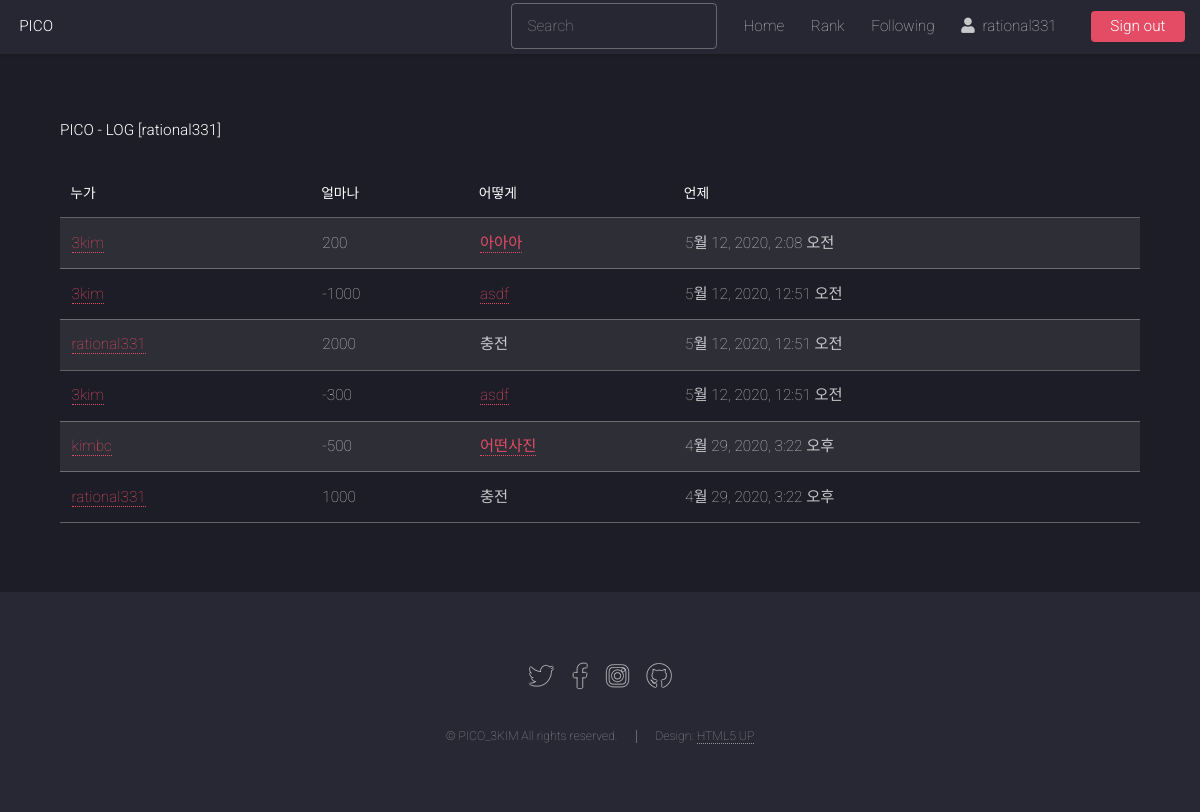
/log/user/rational331 (signed in), run on an earlier commit of the app's database.
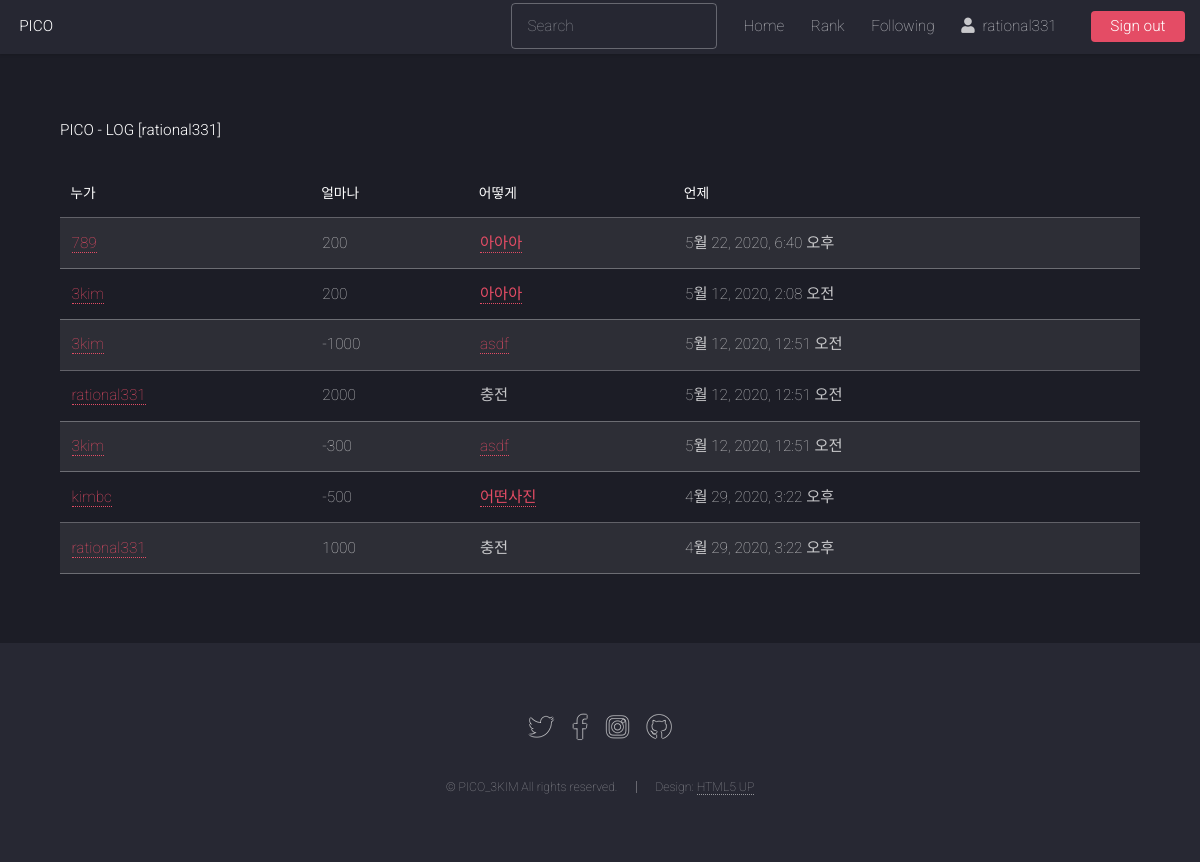
And on a later commit of the database.
### core/models.py (models this page shows, shortened)
class ProfilePicoInfoLog(models.Model):
    profile = models.ForeignKey(Profile, on_delete=models.CASCADE, verbose_name='PROFILE')
    donator = models.ForeignKey(User, on_delete=models.DO_NOTHING, verbose_name='DONATOR', null=True)
    PICOIN = models.IntegerField(default=0, verbose_name='PICOIN')
    where = models.ForeignKey(Photo, on_delete=models.PROTECT, verbose_name='WHERE', null=True)
    donate_dt = models.DateTimeField('Donation Datetime', auto_now_add=True, null=True)
    class Meta:
        ordering = ('-donate_dt', )

### photo/models.py (models this page shows, shortened)
class Photo(models.Model):
    title = models.CharField('TITLE', max_length=30)
    description = models.TextField('Photo Description', blank=True)
    tags = TaggableManager(blank=True)
    PICOIN = models.PositiveIntegerField(default=0, verbose_name='PICOIN')
    image = models.ImageField('IMAGE', upload_to='SorlPhoto/%Y')
    upload_dt = models.DateTimeField('Upload Date', auto_now_add=True)
    owner = models.ForeignKey(User, on_delete=models.CASCADE, verbose_name='OWNER', blank=True, null=True)
    def __str__(self):
        return self.title

### core/views.py (the view)
# urls.py: path('log/user/<str:username>', MyPicoLog.as_view(), name='mypicolog'),
class MyPicoLog(LoginRequiredMixin, TemplateView):
    template_name = 'mypicolog.html'
    def get(self, request, username):
        user = None
        try:
            user = User.objects.get(username=username)
        except:
            raise Http404()
        if(request.user.username != username):
            return self.handle_no_permission()
        profile = user.profile
        logging = ProfilePicoInfoLog.objects.filter(profile=profile,)
        return render(request, 'mypicolog.html', {'object_list': logging})

### templates/mypicolog.html (shortened to what this page needs)
{% extends "base.html" %}
{% load widget_tweaks %}
{% block content %}
<h1>PICO - LOG [{{ request.user.username }}]</h1>
<br>
<table class="table table-bordered table-condensed table-striped">
    <thead>
        <tr class="table-primary">
            <th>누가</th>
            <th>얼마나</th>
            <th>어떻게</th>
            <th>언제</th>
        </tr>
    </thead>
    <tbody>
        {% for item in object_list %}
        <tr class="table-secondary">
            <td><a href="{% url 'profile' item.donator.username %}">{{ item.donator }}</a></td>
            <td>{{ item.PICOIN }}</td>
            {% if item.where %}
            <td><a href="{% url 'photo:photo_detail' item.where.id %}">{{ item.where }}</a></td>
            {% else %}
            <td>충전</td>
            {% endif %}
            <td>{{ item.donate_dt }}</td>
        </tr>
        {% endfor %}
    </tbody>
</table>
{% endblock %}

What changed in the data, as far as the page shows it:
added ProfilePicoInfoLog: donator "789", PICOIN "200", where "아아아", donate_dt "5월 22, 2020, 6:40 오후"
